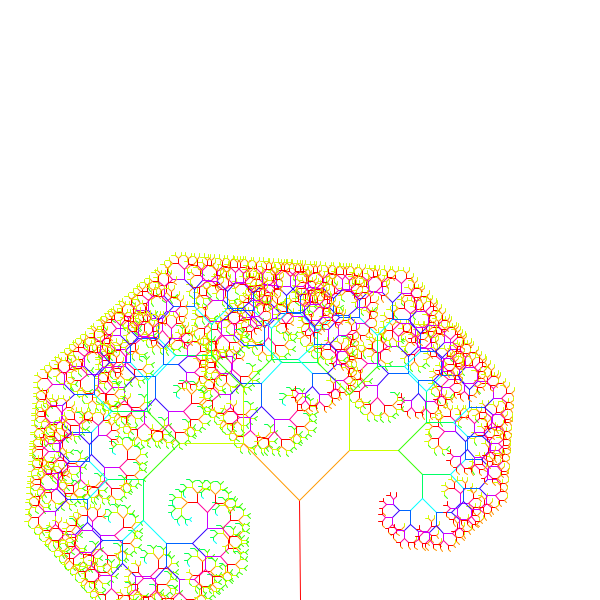
Frame 1 (no input)
Frame 60 (the mouse pressed at the canvas centre just before this capture): identical to frame 1, image omitted
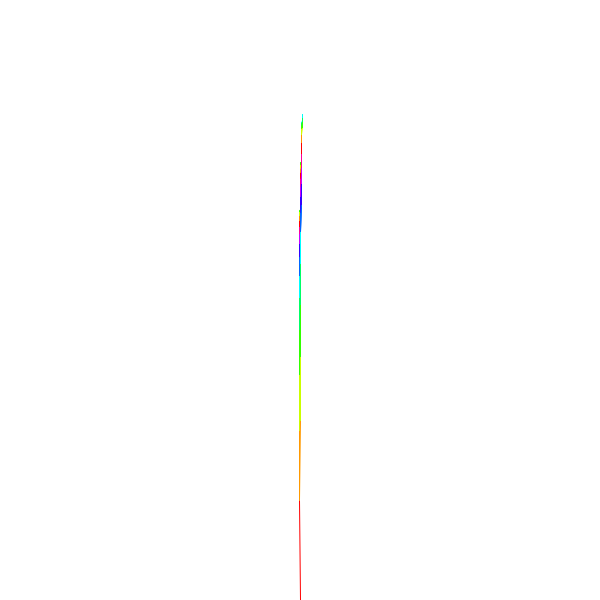
Frame 120 (the mouse held since frame 60 and released just before this capture)

The Processing sketch that drew these frames (run headless with seeded random() and noise(); from frame 60 on, the mouse is pressed at the canvas centre):

// Processing sketch: ColorTree
// ── ColorTree.pde
void setup() {
  size(600, 600);
  colorMode(HSB);
}
void tree(float d, float rth, float lth, int level) {
  if (d < 3) {
    return;
  }
  stroke(map(level, 0, 10, 0, 255) % 256, 255, 255);
  line(0, 0, 0, d);
  translate(0, d);
  rotate(rth);
  tree(0.7*d, rth, lth, level + 1);
  rotate(-rth);
  rotate(lth);
  tree(0.8*d, rth, lth, level + 1);
  rotate(-lth);
  translate(0, -d);
}
void draw() {
  background(255);
  translate(width/2, height);
  rotate(-PI);
  float rth = map(mouseX, 0, width-1, PI/4, -PI/4);
  float lth = map(mouseY, 0, height-1, -PI/4, PI/4);
  tree(100, rth, lth, 0);
}
